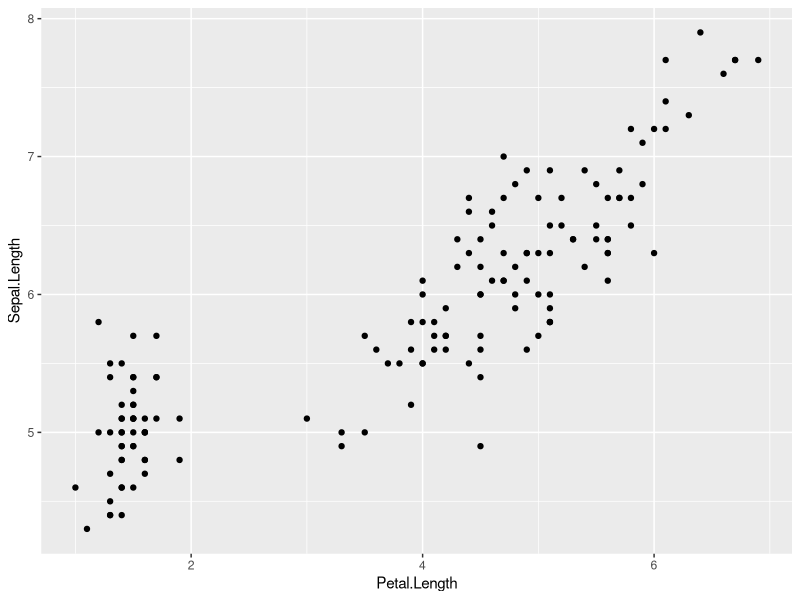
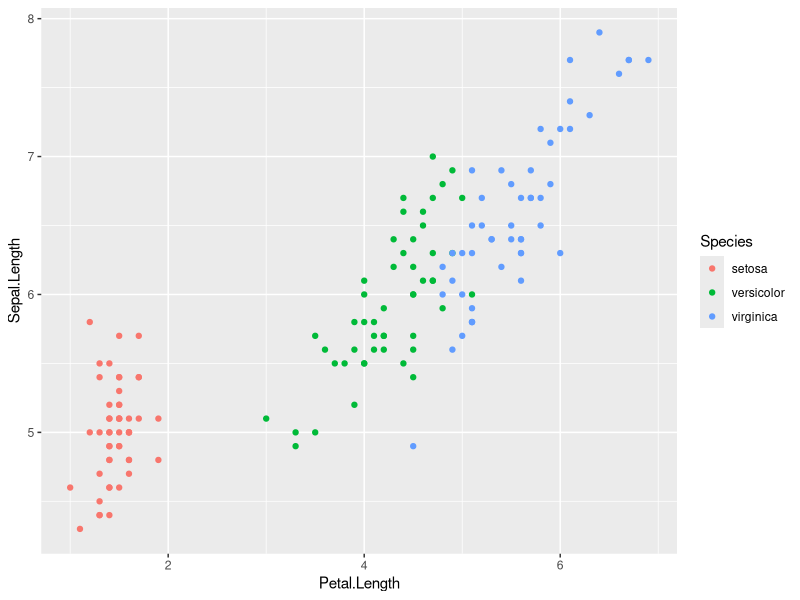
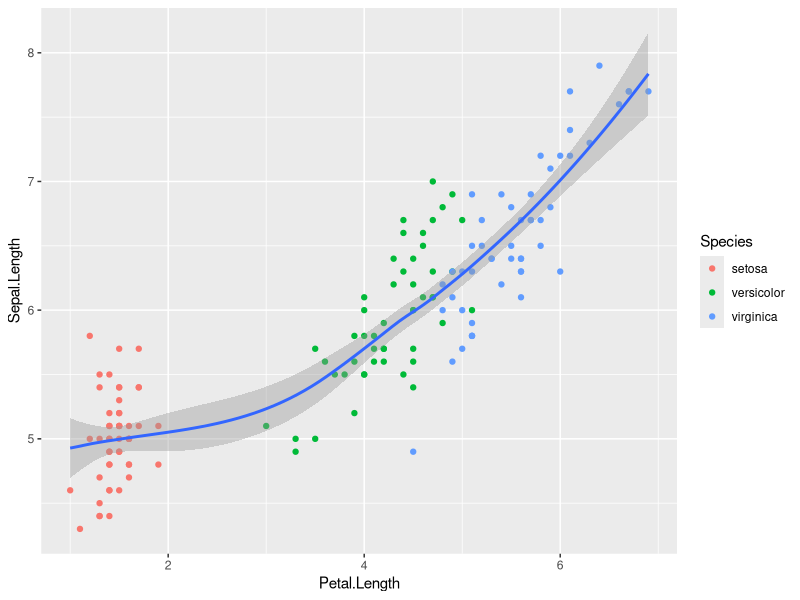
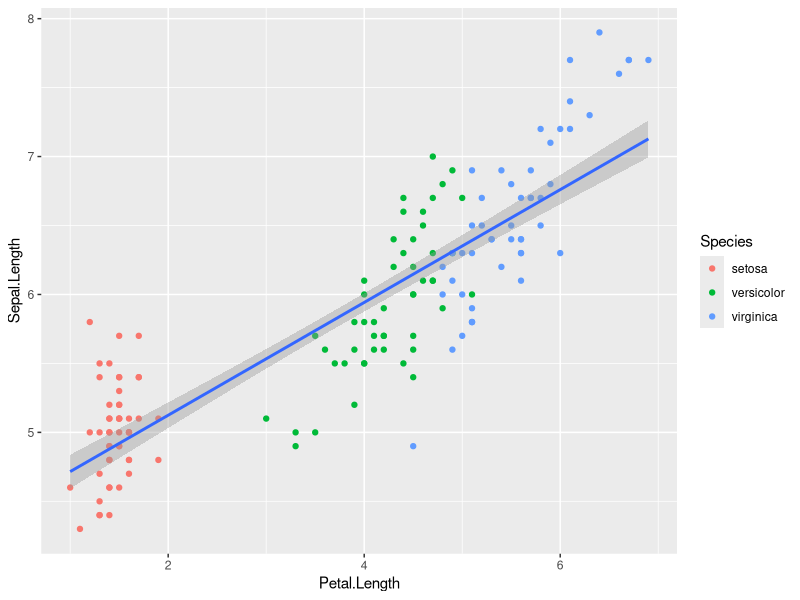

The R source for these figures, in order:
## ---- chunk 1
library(dplyr)
library(knitr)
## ---- chunk 2
data_hardCode <- data.frame (
  Name = c("Alice", "Bob", "Charlie"),
  Age = c(21, 25, 35),
  height = c(5.5, 6.2, 5.9)
)
data_hardCode %>%knitr::kable()

## ---- chunk 3
library(ggplot2)
head(iris, 5) %>% knitr::kable()
## ---- chunk 4
iris %>% 
  mutate(Sepal.Area = Sepal.Length * Sepal.Width) %>% 
  head(., 10) %>% 
  knitr::kable()
## ---- chunk 5
library(ggplot2)
plt <- ggplot(iris)
## ---- chunk 6
plt + geom_point(
    aes(x=Petal.Length, y=Sepal.Length)
)
## ---- chunk 7
plt + geom_point(
    aes(x=Petal.Length, y=Sepal.Length, colour=Species)
)
## ---- chunk 8
plt + 
geom_point(
    aes(x=Petal.Length, y=Sepal.Length, colour=Species)
) +  
geom_smooth(
    aes(x=Petal.Length, y=Sepal.Length)
)
## ---- chunk 9
plt + 
geom_point(
    aes(x=Petal.Length, y=Sepal.Length, colour=Species)
) +  
geom_smooth(
    aes(x=Petal.Length, y=Sepal.Length),
    method = lm
)
## ---- chunk 10
library(purrr)
map(
    1:10,
    function(i){
        mean(
            matrix(
                c(1:i*i), nrow=i
            )
        )
    }
)
